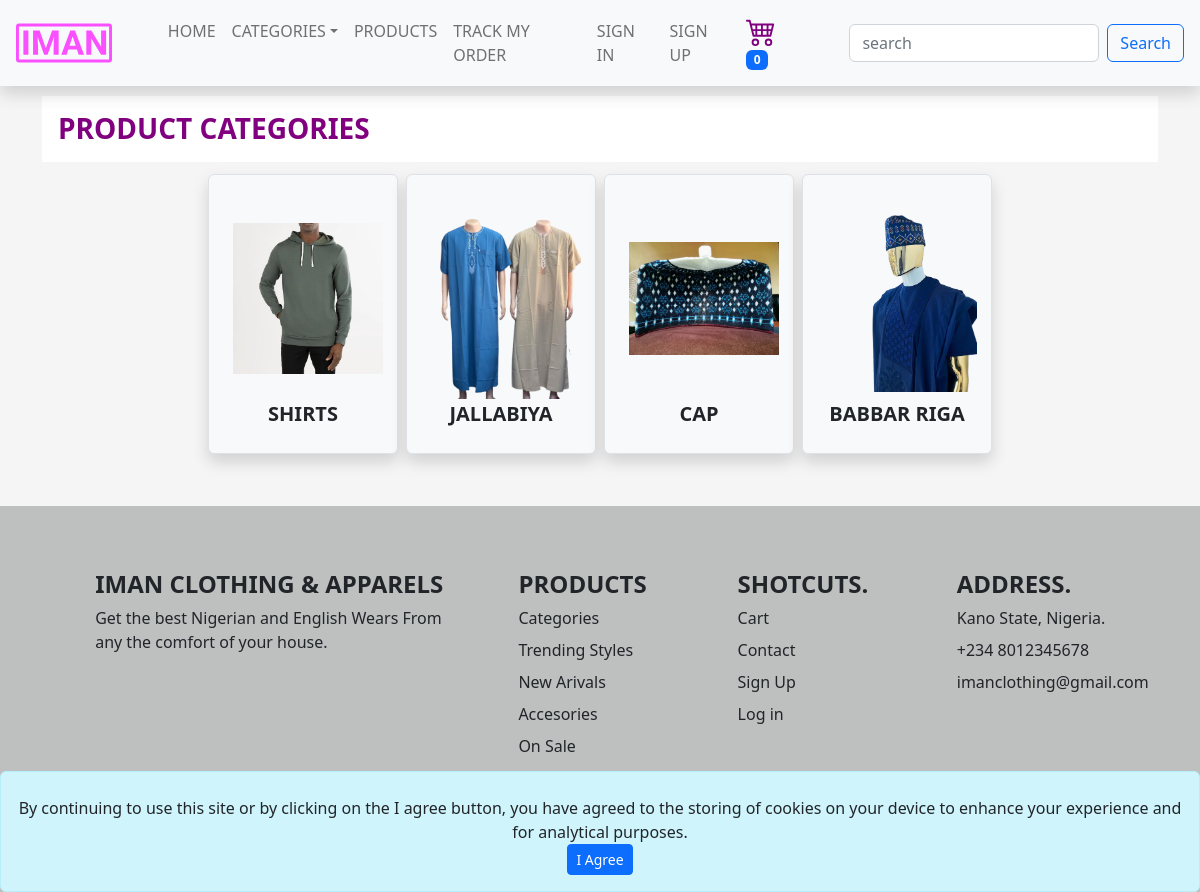
The page /products/categories on the database its author committed.
### products/models.py (models this page shows, shortened)
class Category(models.Model):
    name = models.CharField(max_length=200, unique=True)
    image = models.ImageField(upload_to="categories", blank=True)
    added_at = models.DateTimeField(auto_now_add=True)
    added_by = models.ForeignKey(
        "user.User",
        on_delete=models.DO_NOTHING,
        limit_choices_to={"staff": True},
        related_name="categories_added",
    )
    slug = models.CharField(max_length=200, blank=True, default="")
    class Meta:
        verbose_name_plural = "categories"

### products/views.py (the view)
# urls.py: path('categories', views.categories, name='categories'),
def categories(request):
    categories = Category.objects.all()
    return render(request, 'products/categories.html', context={"categories": categories})

### base/cart_count_context.py (called while the page is built)
def get_cart_count(request):
    return {
        "cart_count": request.user.cart.count() if request.user.is_authenticated else Cart.objects.filter(
            device=request.COOKIES.get('device')).count() or '0'
    }

### base/categories_context.py (called while the page is built)
def get_categories(request):
    return {
        "menu_categories": Category.objects.all()
    }

### products/templates/products/categories.html
{% extends 'base/base.html' %} {% load static %} {% block title%} Product Categories {% endblock%} {% block content %}
<section class="mt-5 container">
    <div class="row">
        <div class="col-12">
            <div class="row">
                <div class="col-12">
                    <h3 style="background-color: white;color: purple; font-weight: 700;" class="p-3 text-uppercase">
                        Product Categories
                    </h3>
                </div>
            </div>
            <div class="row text-center text-align-center justify-content-center">
                {% for category in categories %}
                {% include 'products/category_card.html' with category=category %}
                {% endfor %}
            </div>
        </div>
    </div>
</section>
{% endblock %}

### products/templates/products/category_card.html
{% block product_category %}
<div class="col-sm-12 col-md-3 shadow rounded col-lg-2 border text-center p-4 bg-light m-1">
    <div>
        <a href="{%url 'filter_category' slug=category.slug %}">
            <img src="{{category.image.url}}" alt="product image" style="object-fit: contain;" height="200px"
                width="150px" />
        </a>
    </div>
    <div class="card-body align-items-end">
        <a href="{%url 'filter_category' slug=category.slug %}" style="font-weight: 600;"
            class="text-decoration-none text-center text-dark fs-5 pt-2 text-uppercase">
            <div class="card-title">
                {{category.name}}
            </div>
        </a>
    </div>
</div>
{% endblock %}

### rows shown on the page
Category: image (picture), name "SHIRTS"
Category: image (picture), name "JALLABIYA"
Category: image (picture), name "CAP"
Category: image (picture), name "BABBAR RIGA"

### other values the page prints
{{ cart_count }} "0"
